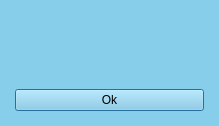
<?xml version="1.0" encoding="UTF-8"?>
<ui version="4.0">
 <class>Dialog</class>
 <widget class="QDialog" name="Dialog">
  <property name="geometry">
   <rect>
    <x>0</x>
    <y>0</y>
    <width>219</width>
    <height>126</height>
   </rect>
  </property>
  <property name="windowTitle">
   <string>Dialog</string>
  </property>
  <property name="styleSheet">
   <string notr="true">/* Background color for main window*/
background-color: #87CEEB

</string>
  </property>
  <layout class="QGridLayout" name="gridLayout">
   <property name="leftMargin">
    <number>15</number>
   </property>
   <property name="topMargin">
    <number>15</number>
   </property>
   <property name="rightMargin">
    <number>15</number>
   </property>
   <property name="bottomMargin">
    <number>15</number>
   </property>
   <property name="horizontalSpacing">
    <number>1</number>
   </property>
   <property name="verticalSpacing">
    <number>15</number>
   </property>
   <item row="0" column="0">
    <widget class="QLabel" name="warning">
     <property name="styleSheet">
      <string notr="true"/>
     </property>
     <property name="text">
      <string/>
     </property>
     <property name="alignment">
      <set>Qt::AlignCenter</set>
     </property>
    </widget>
   </item>
   <item row="1" column="0">
    <widget class="QPushButton" name="ok">
     <property name="maximumSize">
      <size>
       <width>16777215</width>
       <height>16777215</height>
      </size>
     </property>
     <property name="text">
      <string>Ok</string>
     </property>
    </widget>
   </item>
  </layout>
 </widget>
 <resources/>
 <connections/>
</ui>
